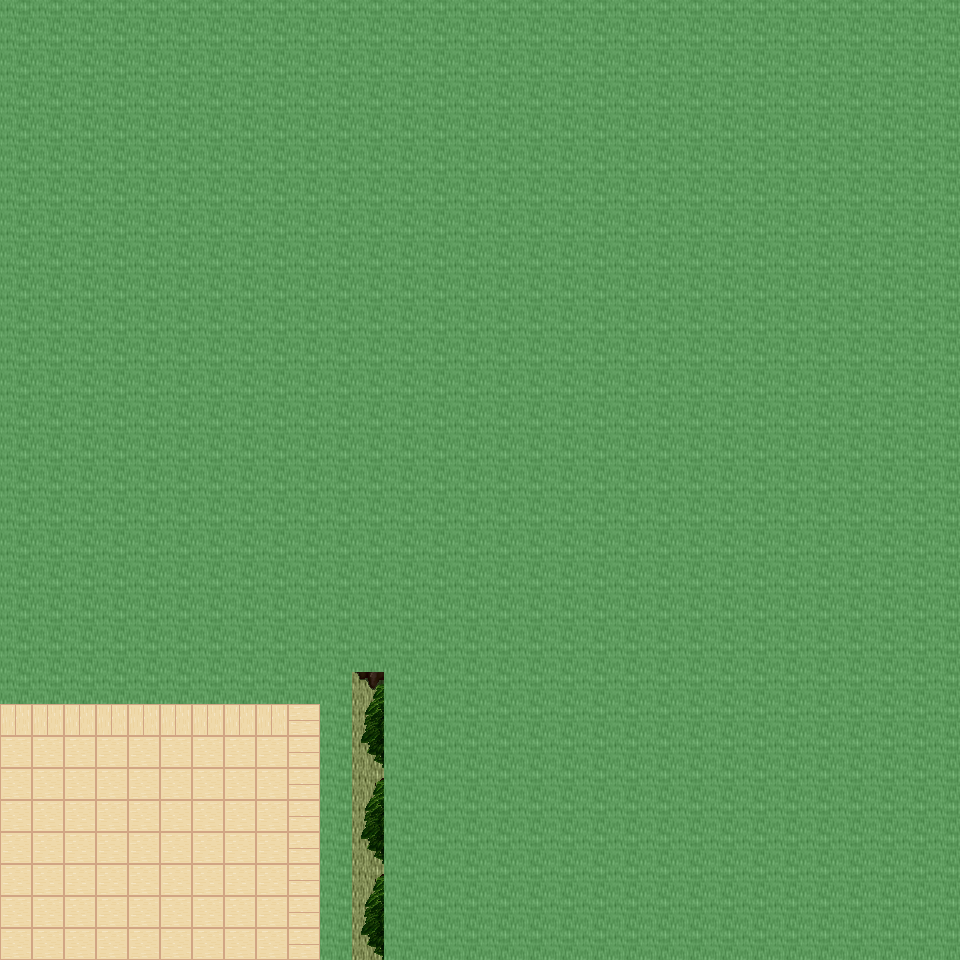

This is a level from a 2D game, rendered from its Tiled map with the project's own tilesets. A one-line summary and the map file follow, with tile-layer data summarised:
An orthogonal 30x30 tile map with 32x32 px tiles, 6 tile layers (Ground, Object, Object2, Above, ...), 28 tilesets and 3 objects (3x mapExit).

<map version="1.0" orientation="orthogonal" renderorder="right-down" width="30" height="30" tilewidth="32" tileheight="32" nextobjectid="4">
  <tileset firstgid="1" name="tileset_ground_ground" tilewidth="32" tileheight="32" tilecount="33" columns="3">
    <image source="../drawable/tileset_ground_ground.png" width="96" height="352" />
  </tileset>
  <tileset firstgid="34" name="tileset_plant_grasses" tilewidth="32" tileheight="32" tilecount="6" columns="3">
    <image source="../drawable/tileset_plant_grasses.png" width="96" height="64" />
  </tileset>
  <tileset firstgid="40" name="tileset_plant_flower_daisy_yellow" tilewidth="32" tileheight="32" tilecount="8" columns="2">
    <image source="../drawable/tileset_plant_flower_daisy_yellow.png" width="64" height="128" />
  </tileset>
  <tileset firstgid="48" name="tileset_plant_bush_bushes" tilewidth="32" tileheight="32" tilecount="10" columns="5">
    <image source="../drawable/tileset_plant_bush_bushes.png" width="160" height="64" />
  </tileset>
  <tileset firstgid="58" name="tileset_plant_flower_daisy_white" tilewidth="32" tileheight="32" tilecount="8" columns="2">
    <image source="../drawable/tileset_plant_flower_daisy_white.png" width="64" height="128" />
  </tileset>
  <tileset firstgid="66" name="tileset_plant_tree_tree_darkgreen" tilewidth="32" tileheight="32" tilecount="88" columns="8">
    <image source="../drawable/tileset_plant_tree_tree_darkgreen.png" width="256" height="352" />
  </tileset>
  <tileset firstgid="154" name="tileset_logic_collision" tilewidth="32" tileheight="32" tilecount="1" columns="1">
    <image source="../drawable/tileset_logic_collision.png" width="32" height="32" />
  </tileset>
  <tileset firstgid="155" name="tileset_ground_ground_3" tilewidth="32" tileheight="32" tilecount="5" columns="5">
    <image source="../drawable/tileset_ground_ground_3.png" width="160" height="32" />
  </tileset>
  <tileset firstgid="160" name="tileset_ground_dry_grass" tilewidth="32" tileheight="32" tilecount="54" columns="9">
    <image source="../drawable/tileset_ground_dry_grass.png" width="288" height="192" />
  </tileset>
  <tileset firstgid="214" name="tileset_ground_pothole" tilewidth="32" tileheight="32" tilecount="4" columns="4">
    <image source="../drawable/tileset_ground_pothole.png" width="128" height="32" />
  </tileset>
  <tileset firstgid="218" name="tileset_building_fence_palisade" tilewidth="32" tileheight="32" tilecount="84" columns="6">
    <image source="../drawable/tileset_building_fence_palisade.png" width="192" height="448" />
  </tileset>
  <tileset firstgid="302" name="tileset_ground_dirt_mounds" tilewidth="32" tileheight="32" tilecount="9" columns="3">
    <image source="../drawable/tileset_ground_dirt_mounds.png" width="96" height="96" />
  </tileset>
  <tileset firstgid="311" name="tileset_furniture_table_square_pale" tilewidth="32" tileheight="32" tilecount="1" columns="1">
    <image source="../drawable/tileset_furniture_table_square_pale.png" width="32" height="32" />
  </tileset>
  <tileset firstgid="312" name="tileset_logic_training_dummy" tilewidth="32" tileheight="32" tilecount="2" columns="2">
    <image source="../drawable/tileset_logic_training_dummy.png" width="64" height="32" />
  </tileset>
  <tileset firstgid="314" name="tileset_logic_portal" tilewidth="32" tileheight="32" tilecount="24" columns="8">
    <image source="../drawable/tileset_logic_portal.png" width="256" height="96" />
  </tileset>
  <tileset firstgid="338" name="tileset_furniture_table_stone_desk" tilewidth="32" tileheight="32" tilecount="16" columns="4">
    <image source="../drawable/tileset_furniture_table_stone_desk.png" width="128" height="128" />
  </tileset>
  <tileset firstgid="354" name="tileset_item_armor_weapons_for_walls" tilewidth="32" tileheight="32" tilecount="16" columns="4">
    <image source="../drawable/tileset_item_armor_weapons_for_walls.png" width="128" height="128" />
  </tileset>
  <tileset firstgid="370" name="tileset_item_bullseye" tilewidth="32" tileheight="32" tilecount="1" columns="1">
    <image source="../drawable/tileset_item_bullseye.png" width="32" height="32" />
  </tileset>
  <tileset firstgid="371" name="tileset_item_chest_chest_2" tilewidth="32" tileheight="32" tilecount="6" columns="3">
    <image source="../drawable/tileset_item_chest_chest_2.png" width="96" height="64" />
  </tileset>
  <tileset firstgid="377" name="tileset_item_weapon_hanging_bows" tilewidth="32" tileheight="32" tilecount="6" columns="3">
    <image source="../drawable/tileset_item_weapon_hanging_bows.png" width="96" height="64" />
  </tileset>
  <tileset firstgid="383" name="tileset_item_weapon_box_of_weapons" tilewidth="32" tileheight="32" tilecount="2" columns="1">
    <image source="../drawable/tileset_item_weapon_box_of_weapons.png" width="32" height="64" />
  </tileset>
  <tileset firstgid="385" name="tileset_item_ropes" tilewidth="32" tileheight="32" tilecount="4" columns="2">
    <image source="../drawable/tileset_item_ropes.png" width="64" height="64" />
  </tileset>
  <tileset firstgid="389" name="tileset_logic_protection" tilewidth="32" tileheight="32" tilecount="2" columns="2">
    <image source="../drawable/tileset_logic_protection.png" width="64" height="32" />
  </tileset>
  <tileset firstgid="391" name="tileset_logic_item_sign" tilewidth="32" tileheight="32" tilecount="1" columns="1">
    <image source="../drawable/tileset_logic_item_sign.png" width="32" height="32" />
  </tileset>
  <tileset firstgid="392" name="tileset_building_dojo" tilewidth="32" tileheight="32" tilecount="40" columns="8">
    <image source="../drawable/tileset_building_dojo.png" width="256" height="160" />
  </tileset>
  <tileset firstgid="432" name="tileset_furniture_table_grey_long" tilewidth="32" tileheight="32" tilecount="4" columns="2">
    <image source="../drawable/tileset_furniture_table_grey_long.png" width="64" height="64" />
  </tileset>
  <tileset firstgid="436" name="tileset_item_tools" tilewidth="32" tileheight="32" tilecount="9" columns="3">
    <image source="../drawable/tileset_item_tools.png" width="96" height="96" />
  </tileset>
  <tileset firstgid="445" name="tileset_logic_area" tilewidth="32" tileheight="32" tilecount="2" columns="2">
    <image source="../drawable/tileset_logic_area.png" width="64" height="32" />
  </tileset>
  <layer name="Ground" width="30" height="30">
    <data>[900 cells, 900 non-empty, 6 distinct tile ids]</data>
  </layer>
  <layer name="Object" width="30" height="30">
    <data>[900 cells, 42 non-empty, 14 distinct tile ids]</data>
  </layer>
  <layer name="Object2" width="30" height="30">
    <data>[900 cells, 38 non-empty, 14 distinct tile ids]</data>
  </layer>
  <layer name="Above" width="30" height="30">
    <data>[900 cells, 791 non-empty, 36 distinct tile ids]</data>
  </layer>
  <layer name="Above2" width="30" height="30">
    <data>[900 cells, 20 non-empty, 17 distinct tile ids]</data>
  </layer>
  <layer name="Walkable" width="30" height="30">
    <data>[900 cells, 811 non-empty, 1 distinct tile ids]</data>
  </layer>
  <objectgroup name="MapEvents">
    <object id="1" name="south" type="mapExit" x="0" y="928" width="320" height="32">
      <properties>
        <property name="map" value="level_0_x154_y61" />
        <property name="x" value="0" />
        <property name="y" value="1" />
      </properties>
    </object>
    <object id="2" name="south2" type="mapExit" x="352" y="928" width="32" height="32">
      <properties>
        <property name="map" value="level_0_x154_y61" />
        <property name="x" value="11" />
        <property name="y" value="1" />
      </properties>
    </object>
    <object id="3" name="west" type="mapExit" x="0" y="704" width="32" height="256">
      <properties>
        <property name="map" value="level_0_x153_y60" />
        <property name="x" value="28" />
        <property name="y" value="22" />
      </properties>
    </object>
  </objectgroup>
</map>
